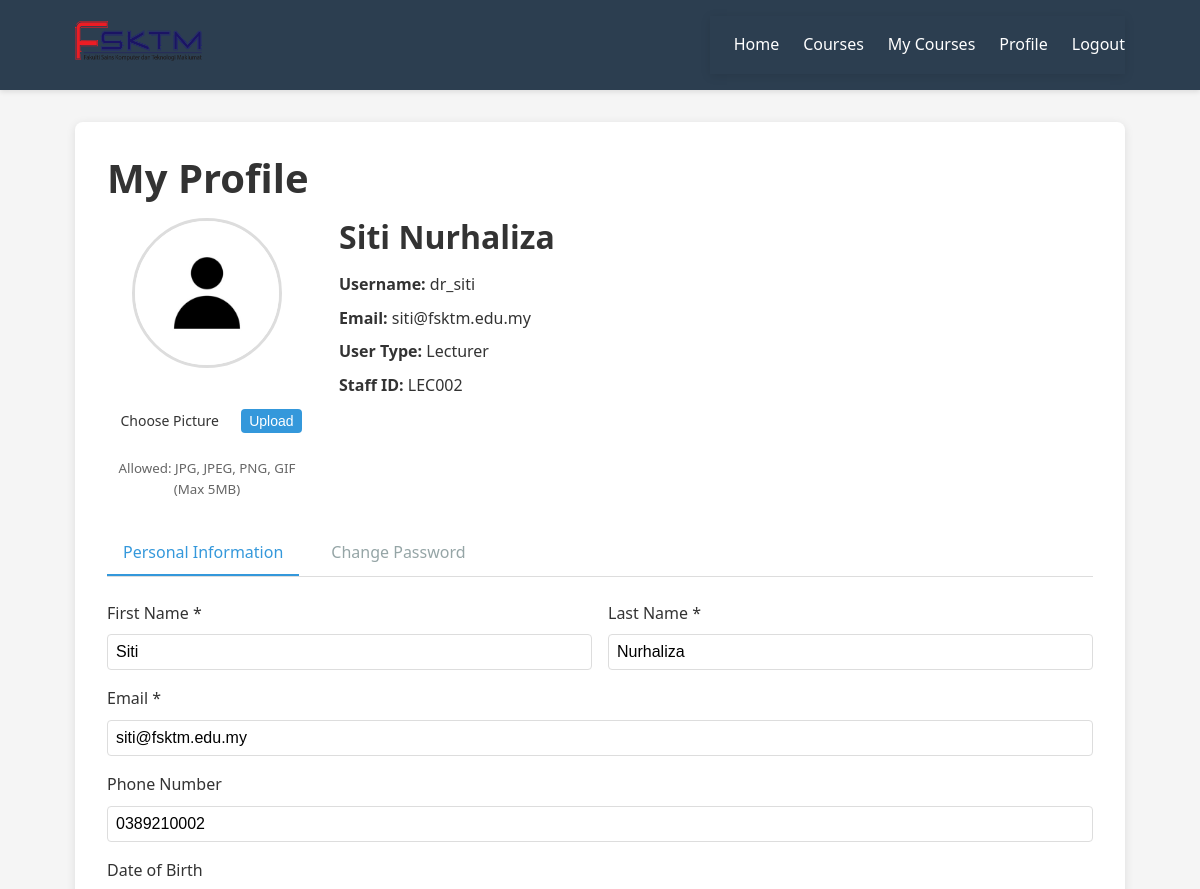
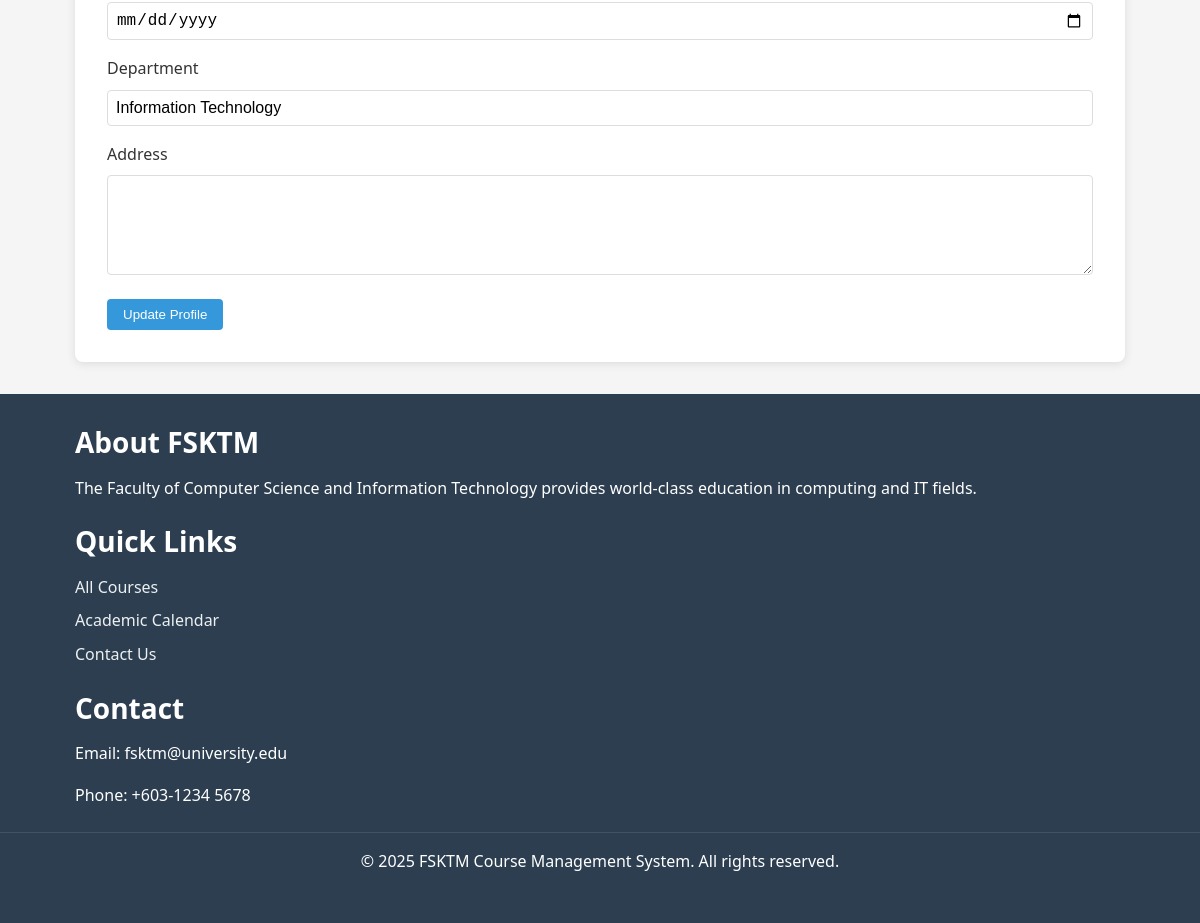
The app's page /pages/profile.php (signed in) with its own data (2 pictures, top to bottom).
### tables this page shows
CREATE TABLE `users` (
  `user_id` int(11) NOT NULL,
  `username` varchar(50) NOT NULL,
  `email` varchar(100) NOT NULL,
  `password` varchar(255) NOT NULL,
  `first_name` varchar(50) NOT NULL,
  `last_name` varchar(50) NOT NULL,
  `user_type` enum('student','lecturer','admin') DEFAULT 'student',
  `profile_picture` varchar(255) DEFAULT 'default-avatar.png',
  `phone` varchar(20) DEFAULT NULL,
  `date_of_birth` date DEFAULT NULL,
  `student_id` varchar(20) DEFAULT NULL,
  `staff_id` varchar(20) DEFAULT NULL,
  `address` text DEFAULT NULL,
  `department` varchar(100) DEFAULT NULL,
  `created_at` timestamp NOT NULL DEFAULT current_timestamp(),
  `updated_at` timestamp NOT NULL DEFAULT current_timestamp() ON UPDATE current_timestamp(),
  `is_active` tinyint(1) DEFAULT 1,
  `last_login` timestamp NULL DEFAULT NULL
);

### pages/profile.php (the view, shortened to what this page needs)
<?php
$db = new Database();
$conn = $db->getConnection();
$user = [];
$stmt = $conn->prepare("SELECT * FROM users WHERE user_id = ?");
$stmt->bind_param("i", $_SESSION['user_id']);
$stmt->execute();
$result = $stmt->get_result();
if ($result->num_rows === 1) {
    $user = $result->fetch_assoc();
} else {
    $_SESSION['error'] = "User not found";
    redirect('/pages/auth/logout.php');
}
$first_name = $user['first_name'] ?? '';
$last_name = $user['last_name'] ?? '';
$email = $user['email'] ?? '';
$phone = $user['phone'] ?? '';
$date_of_birth = $user['date_of_birth'] ?? '';
$address = $user['address'] ?? '';
$department = $user['department'] ?? '';
include '../includes/header.php';
?>
<div class="profile-container">
    <h1>My Profile</h1>
    <div class="profile-section">
        <div class="profile-picture">
            <?php
            $default_pic = 'default.png';
            $profile_pic_name = !empty($user['profile_picture']) ? $user['profile_picture'] : $default_pic;
            $profile_pic_path = '../assets/uploads/profile-pics/' . $profile_pic_name;
            if (!empty($user['profile_picture']) && file_exists($profile_pic_path)) {
                $display_pic = '../assets/uploads/profile-pics/' . $user['profile_picture'];
            } else {
                $display_pic = '../assets/images/default-profile.jpg';
            }
            ?>
            <img src="<?php echo htmlspecialchars($display_pic); ?>"
                 alt="Profile Picture"
                 class="profile-img"
                 id="profileImage"
                 style="width: 150px; height: 150px; border-radius: 50%; object-fit: cover; border: 3px solid #ddd;">
            <form action="<?php echo htmlspecialchars($_SERVER['PHP_SELF']); ?>"
                  method="post"
                  enctype="multipart/form-data"
                  class="picture-form"
                  style="margin-top: 15px;">
                <div class="file-input-wrapper">
                    <label for="profile_picture" class="btn btn-small" style="margin-right: 10px;">
                        Choose Picture
                    </label>
                    <button type="submit" name="upload_picture" class="btn btn-small btn-primary">
                        Upload
                    </button>
                </div>
                <small style="display: block; margin-top: 5px; color: #666;">
                    Allowed: JPG, JPEG, PNG, GIF (Max 5MB)
                </small>
            </form>
        </div>
        <div class="profile-info">
            <h2><?php echo htmlspecialchars($user['first_name'] ?? '') . ' ' . htmlspecialchars($user['last_name'] ?? ''); ?></h2>
            <p><strong>Username:</strong> <?php echo htmlspecialchars($user['username'] ?? ''); ?></p>
            <p><strong>Email:</strong> <?php echo htmlspecialchars($user['email'] ?? ''); ?></p>
            <p><strong>User Type:</strong> <?php echo ucfirst($user['user_type'] ?? ''); ?></p>
            <?php if (!empty($user['staff_id'])): ?>
                <p><strong>Staff ID:</strong> <?php echo htmlspecialchars($user['staff_id']); ?></p>
            <?php endif; ?>
        </div>
    </div>
    <div class="profile-tabs">
        <ul class="tab-nav">
            <li class="active"><a href="#personal">Personal Information</a></li>
            <li><a href="#password">Change Password</a></li>
        </ul>
        <div class="tab-content">
            <div id="personal" class="tab-pane active">
                <form action="<?php echo htmlspecialchars($_SERVER['PHP_SELF']); ?>" method="post">
                    <div class="form-row">
                        <div class="form-group">
                            <label for="first_name">First Name *</label>
                            <input type="text" id="first_name" name="first_name"
                                   value="<?php echo htmlspecialchars($first_name); ?>" required>
                        </div>
                        <div class="form-group">
                            <label for="last_name">Last Name *</label>
                            <input type="text" id="last_name" name="last_name"
                                   value="<?php echo htmlspecialchars($last_name); ?>" required>
                        </div>
                    </div>
                    <div class="form-group">
                        <label for="email">Email *</label>
                        <input type="email" id="email" name="email"
                               value="<?php echo htmlspecialchars($email); ?>" required>
                    </div>
                    <div class="form-group">
                        <label for="phone">Phone Number</label>
                        <input type="text" id="phone" name="phone"
                               value="<?php echo htmlspecialchars($phone); ?>">
                    </div>
                    <div class="form-group">
                        <label for="date_of_birth">Date of Birth</label>
                        <input type="date" id="date_of_birth" name="date_of_birth"
                               value="<?php echo htmlspecialchars($date_of_birth); ?>">
                    </div>
                    <div class="form-group">
                        <label for="department">Department</label>
                        <input type="text" id="department" name="department"
                               value="<?php echo htmlspecialchars($department); ?>">
                    </div>
                    <div class="form-group">
                        <label for="address">Address</label>
                        <textarea id="address" name="address"><?php echo htmlspecialchars($address); ?></textarea>
                    </div>
                    <button type="submit" class="btn btn-primary">Update Profile</button>
                </form>
            </div>
        </div>
    </div>
</div>
<?php include '../includes/footer.php'; ?>

### assets/css/style.css (style rules this page uses)
:root { --primary-color: #3498db; --secondary-color: #2ecc71; --danger-color: #e74c3c; --warning-color: #f39c12; --dark-color: #2c3e50; --light-color: #ecf0f1; --gray-color: #95a5a6; --white-color: #ffffff; --black-color: #000000; }
* { margin: 0; padding: 0; box-sizing: border-box; }
body { font-family: 'Segoe UI', Tahoma, Geneva, Verdana, sans-serif; line-height: 1.6; color: #333; background-color: #f5f5f5; }
a { text-decoration: none; color: var(--primary-color); }
img { max-width: 100%; height: auto; }
h1, h2, h3, h4, h5, h6 { margin-bottom: 1rem; font-weight: 600; line-height: 1.2; }
h1 { font-size: 2.5rem; }
h2 { font-size: 2rem; }
p { margin-bottom: 1rem; }
.btn { display: inline-block; padding: 0.5rem 1rem; border-radius: 4px; font-weight: 500; text-align: center; cursor: pointer; transition: all 0.3s ease; border: none; }
.btn-primary { background-color: var(--primary-color); color: var(--white-color); }
.btn-small { padding: 0.25rem 0.5rem; font-size: 0.875rem; }
.form-group { margin-bottom: 1rem; }
.form-row { display: flex; flex-wrap: wrap; margin: 0 -0.5rem; }
.form-row .form-group { flex: 1; padding: 0 0.5rem; min-width: 200px; }
label { display: block; margin-bottom: 0.5rem; font-weight: 500; }
input[type="text"], input[type="email"], input[type="password"], input[type="number"], input[type="date"], select, textarea { width: 100%; padding: 0.5rem; border: 1px solid #ddd; border-radius: 4px; font-size: 1rem; }
textarea { min-height: 100px; resize: vertical; }
.tab-nav { display: flex; list-style: none; border-bottom: 1px solid #ddd; margin-bottom: 1.5rem; }
.tab-nav li { margin-right: 1rem; }
.tab-nav li a { display: block; padding: 0.5rem 1rem; color: var(--gray-color); font-weight: 500; }
.tab-nav li.active a { color: var(--primary-color); border-bottom: 2px solid var(--primary-color); }
.tab-pane { display: none; }
.tab-pane.active { display: block; }
.profile-container { background-color: var(--white-color); border-radius: 8px; box-shadow: 0 2px 10px rgba(0, 0, 0, 0.1); padding: 2rem; margin: 2rem 0; }
.profile-section { display: flex; margin-bottom: 2rem; }
.profile-picture { width: 200px; margin-right: 2rem; text-align: center; }
.profile-picture img { width: 150px; height: 150px; border-radius: 50%; object-fit: cover; margin-bottom: 1rem; border: 3px solid var(--primary-color); }
.picture-form { display: flex; flex-direction: column; gap: 0.5rem; }
.profile-info { flex: 1; }
.profile-info h2 { margin-bottom: 1rem; }
.profile-info p { margin-bottom: 0.5rem; }

### records on screen
users: first_name "Siti", last_name "Nurhaliza", username "dr_siti", email "siti@fsktm.edu.my", user_type "Lecturer", staff "LEC002", phone "0389210002", department "Information Technology"
